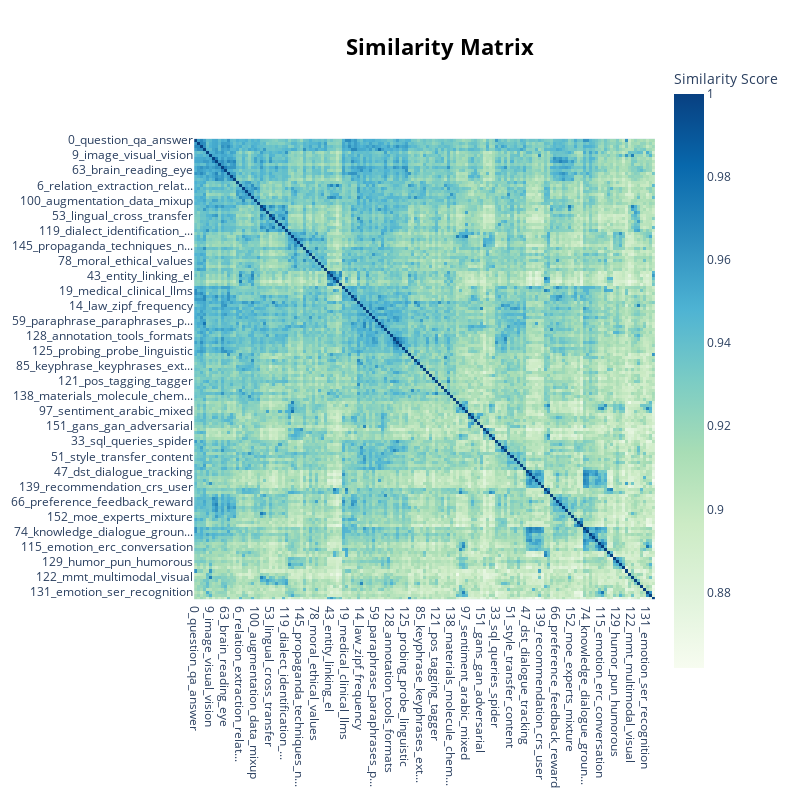

Write notebook code for a chart like this one.
### Code cell
# Visualize relationships between topics
topic_model.visualize_heatmap(n_clusters=30)

### Figure 1 — Plotly figure (JSON) as saved in the notebook; plotly's stock layout.template omitted (floating-point values rounded to 4 significant figures; data arrays with more than 128 entries replaced by an {"elided": "..."} marker saying what was removed)
{"data": [{"coloraxis": "coloraxis", "hovertemplate": "x: %{x}<br>y: %{y}<br>Similarity Score: %{z}<extra></extra>", "name": "0", "type": "heatmap", "x": {"elided": "153 str values"}, "xaxis": "x", "y": {"elided": "153 str values"}, "yaxis": "y", "z": {"elided": "153x153 float values"}}], "layout": {"coloraxis": {"colorbar": {"title": {"text": "Similarity Score"}}, "colorscale": [[0, "rgb(247,252,240)"], [0.125, "rgb(224,243,219)"], [0.25, "rgb(204,235,197)"], [0.375, "rgb(168,221,181)"], [0.5, "rgb(123,204,196)"], [0.625, "rgb(78,179,211)"], [0.75, "rgb(43,140,190)"], [0.875, "rgb(8,104,172)"], [1, "rgb(8,64,129)"]]}, "height": 800, "hoverlabel": {"bgcolor": "white", "font": {"family": "Rockwell", "size": 16}}, "legend": {"title": {"text": "Trend"}}, "margin": {"t": 60}, "showlegend": true, "title": {"font": {"color": "Black", "size": 22}, "text": "<b>Similarity Matrix</b>", "x": 0.55, "xanchor": "center", "y": 0.95, "yanchor": "top"}, "width": 800, "xaxis": {"anchor": "y", "constrain": "domain", "domain": [0, 1], "scaleanchor": "y"}, "yaxis": {"anchor": "x", "autorange": "reversed", "constrain": "domain", "domain": [0, 1]}}}
